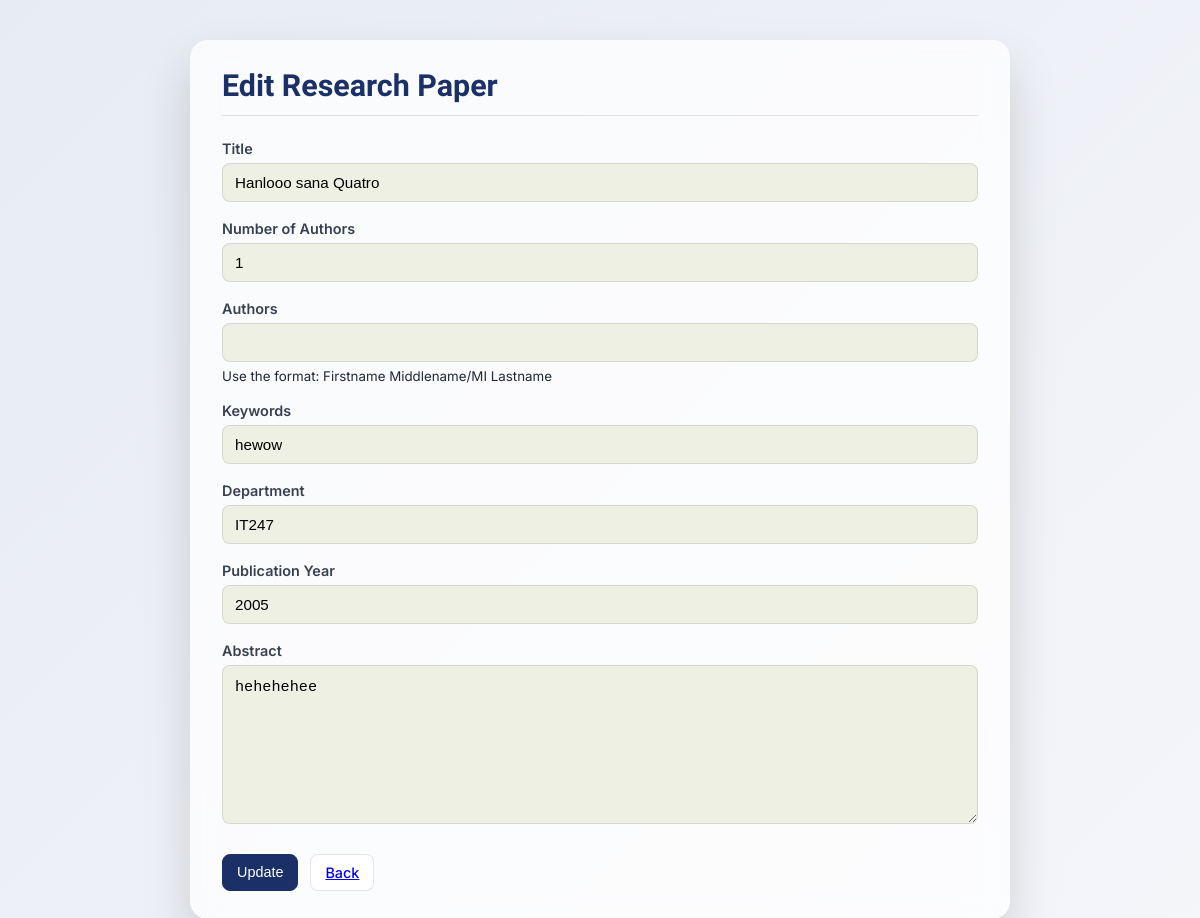
Screenshot of /includes/edit.php?id=15 (signed in) with the database file from the repository.
### tables this page shows
CREATE TABLE `papers` (
  `id` bigint(15) UNSIGNED NOT NULL,
  `title` varchar(255) NOT NULL,
  `keywords` varchar(255) NOT NULL,
  `departmentId` bigint(15) UNSIGNED NOT NULL,
  `yearPublished` smallint(5) UNSIGNED NOT NULL,
  `createdAt` datetime NOT NULL DEFAULT current_timestamp(),
  `abstract` text NOT NULL
);

CREATE TABLE `departments` (
  `id` bigint(15) UNSIGNED NOT NULL,
  `department` varchar(100) NOT NULL
);

### includes/edit.php (the view, shortened to what this page needs)
<?php
include "config.php";
$id = $_GET['id'];
$result = mysqli_query($conn,
  "SELECT p.*, d.department AS departmentName
   FROM papers p
   JOIN departments d ON d.id = p.departmentId
   WHERE p.id=$id"
);
$row = mysqli_fetch_assoc($result);
$authorItems = [];
if (count($authorItems) === 0) $authorItems = [""];
?>
<!DOCTYPE html>
<html>
<head>
  <link rel="stylesheet" href="../css/styleAdd.css">
</head>
<body>
  <div class="background">
    <div class="card">
      <header class="pageHeader">
        <h1 class="title">Edit Research Paper</h1>
      </header>
      <section class="formCard">
        <form id="editForm" class="form" method="POST">
          <div class="field">
            <div class="label">Title</div>
            <input class="input" type="text" name="title" value="<?php echo htmlspecialchars($row['title']); ?>" required>
          </div>
          <div class="field">
            <div class="label">Number of Authors</div>
            <input
              class="input"
              type="number"
              id="authorCount"
              min="1"
              max="20"
              value="<?= count($authorItems) ?>"
              required
            >
          </div>
          <div class="field">
            <div class="label">Authors</div>
            <div id="authorsWrap">
              <?php foreach ($authorItems as $i => $author): ?>
                <div class="authorRow">
                  <input class="input" type="text" name="authors[]" value="<?= htmlspecialchars($author, ENT_QUOTES, 'UTF-8') ?>" required>
                </div>
              <?php endforeach; ?>
            </div>
            <small>Use the format: Firstname Middlename/MI Lastname</small>
          </div>
          <div class="field">
            <div class="label">Keywords</div>
            <input class="input" type="text" name="keywords" value="<?php echo htmlspecialchars($row['keywords']); ?>">
          </div>
          <div class="field">
            <div class="label">Department</div>
            <input class="input" type="text" name="departmentItem" value="<?php echo htmlspecialchars($row['departmentName']); ?>" required>
          </div>
          <div class="field">
            <div class="label">Publication Year</div>
            <input class="input" type="text" name="year_published" value="<?php echo htmlspecialchars($row['yearPublished']); ?>">
          </div>
          <div class="field">
            <div class="label">Abstract</div>
            <textarea class="input" name="abstract" rows="6"><?php echo htmlspecialchars($row['abstract']); ?></textarea>
          </div>
          <div class="do">
            <button class="btn btn-primary" type="submit" name="update">Update</button>
            <a id="backBtn" class="btn" href="adminindex.php">Back</a>
          </div>
        </form>
      </section>
    </div>
  </div>
</body>
</html>

### css/styleAdd.css (style rules this page uses)
:root { --navy-dark: #1A3066; --cream-light: #F9F7E8; --input-bg: #EEF0E4; --border-soft: rgba(0, 0, 0, 0.1); --glass-bg: rgba(255, 255, 255, 0.75); --accent: #576a8f; }
* { box-sizing: border-box; margin: 0; padding: 0; }
body { font-family: "Inter", sans-serif; background: linear-gradient(135deg, #e7ebf3, #f5f6fa); color: #1f2937; min-height: 100vh; }
.background { min-height: 100vh; display: flex; align-items: center; justify-content: center; padding: 40px 16px; }
.card { width: 100%; max-width: 820px; background: var(--glass-bg); backdrop-filter: blur(12px); border-radius: 18px; padding: 28px 32px; box-shadow: 0 25px 50px rgba(0, 0, 0, 0.15); }
.pageHeader { margin-bottom: 24px; border-bottom: 1px solid var(--border-soft); padding-bottom: 12px; }
.pageHeader .title { font-family: "IM Fell English", serif; font-size: 1.9rem; color: var(--navy-dark); }
.formCard { margin-top: 16px; }
.form { display: flex; flex-direction: column; gap: 18px; }
.field { display: flex; flex-direction: column; gap: 6px; }
.label { font-size: 0.9rem; font-weight: 600; color: #374151; }
.input { width: 100%; padding: 10px 12px; font-size: 0.95rem; border-radius: 8px; border: 1px solid var(--border-soft); background: var(--input-bg); transition: border-color 0.2s ease, box-shadow 0.2s ease; }
textarea.input { resize: vertical; line-height: 1.5; }
#authorsWrap { display: flex; flex-direction: column; gap: 10px; }
.authorRow { display: flex; gap: 10px; }
.authorRow .input { flex: 1; }
.btn { padding: 9px 14px; border-radius: 8px; border: 1px solid var(--border-soft); background: #ffffff; font-size: 0.9rem; font-weight: 500; cursor: pointer; transition: background 0.2s ease, transform 0.1s ease; }
.btn-primary { background: var(--navy-dark); color: #ffffff; border-color: var(--navy-dark); }
.do { display: flex; gap: 12px; margin-top: 12px; }

### rows the page displays
papers: title "Hanlooo sana Quatro", keywords "hewow", departmentItem "IT247", year_published "2005", abstract "hehehehee"
